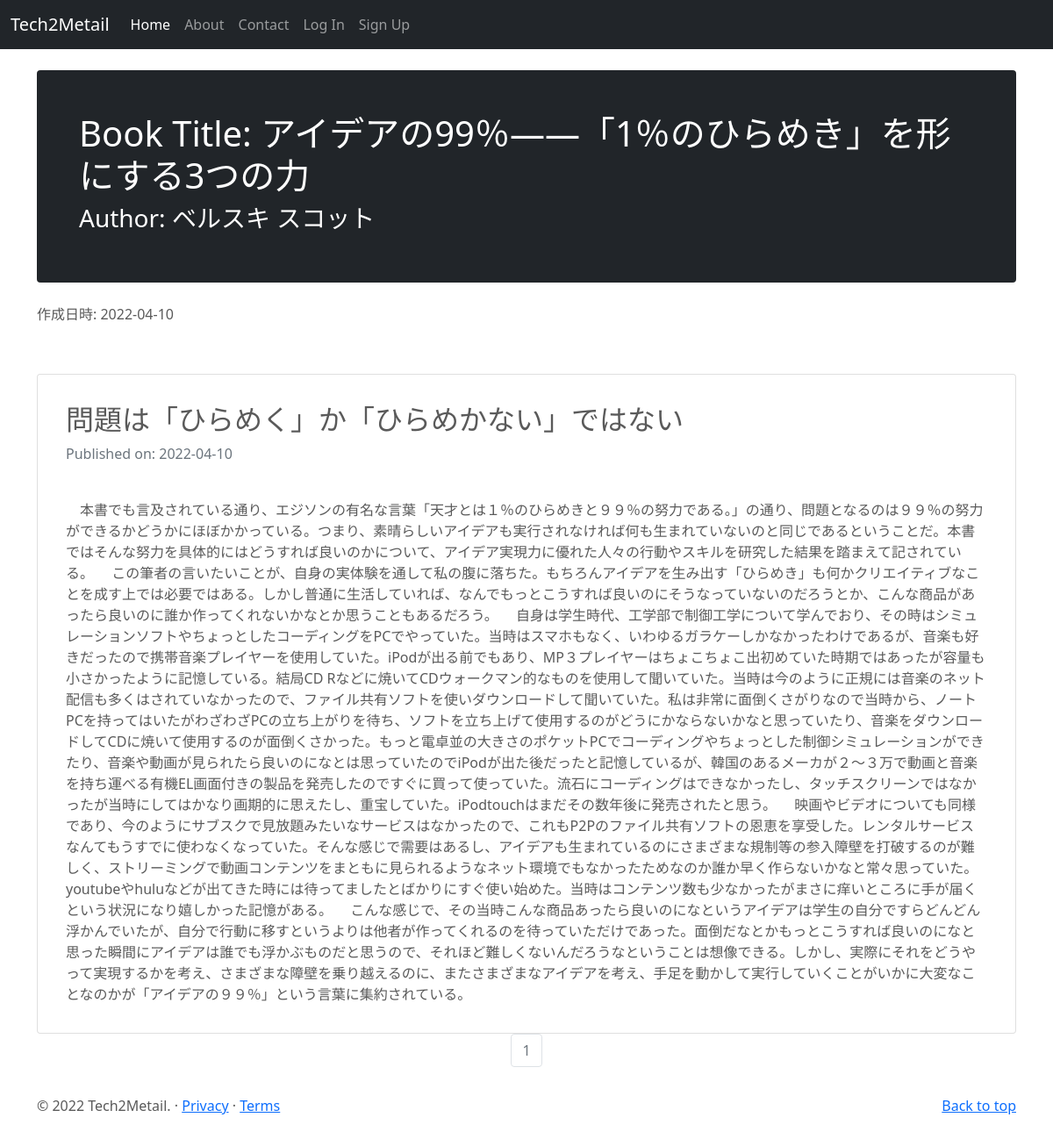
Page /books/29 on the committed database.
### tech2metailblog/models.py (models this page shows, shortened)
class Books(db.Model):
    __tablename__ = 'books'
    id = db.Column(db.Integer, primary_key = True)
    title = db.Column(db.String(50),unique=True, nullable=False)
    author = db.Column(db.String(50), nullable=False)
    published_by = db.Column(db.String(50), nullable=False)
    published_at = db.Column(db.Integer, nullable=False)
    img_link = db.Column(db.String(100))
    pur_link = db.Column(db.String(100))
    created_at = db.Column(db.DateTime)
    booksposts = db.relationship('BooksPost',backref='book',lazy=True)

class BooksPost(db.Model):
    users = db.relationship(User)
    books = db.relationship(Books)
    id = db.Column(db.Integer, primary_key=True)
    user_id = db.Column(db.Integer,db.ForeignKey('users.id'),nullable=False)
    book_id = db.Column(db.Integer,db.ForeignKey('books.id'),nullable=False)
    date = db.Column(db.DateTime,nullable=False,default=datetime.now(pytz.timezone('Asia/Tokyo')))
    title = db.Column(db.String(140),nullable=False)
    text = db.Column(db.Text,nullable=False)

### tech2metailblog/books/views.py (the view)
@books.route('/books/<int:book_id>', methods=['GET'])
def show_book(book_id):
    page = request.args.get('page',1,type=int)
    book = Books.query.get(book_id)
    hoges = BooksPost.query.filter_by(book_id=book_id).order_by(BooksPost.date.desc()).paginate(page=page,per_page=5)
    print(hoges)
    return render_template('books/show.html', book=book, hoges=hoges,admin_user=admin_user,page=page)

### tech2metailblog/templates/books/show.html (shortened to what this page needs)
{% extends "base.html" %}
{% block content %}
<div class="container">
    <div class="p-4 p-md-5 mb-4 text-white rounded bg-dark">
        <h1>Book Title: {{ book.title }}</h1>
        <h3>Author: {{ book.author }}</h3>
    </div>
作成日時: {{ book.created_at.strftime('%Y-%m-%d') }}
<br><br>
</div>
<div class="container" >
    {% if hoges.items %}
    {% for post in hoges.items %}
      <div class="card text-center">
          <div class="card-body text-start">
            <h2>{{post.title}}</h2>
            <p class='text-muted'>Published on: {{post.date.strftime("%Y-%m-%d")}}</p>
            <br>
            {{post.text}}
          </div>
      </div>
        {% endfor %}
    <nav aria-label='Page Navigation example'>
        <ul class="pagination justify-content-center">
            {% for page_num in hoges.iter_pages(left_edge=1,right_edge=1,left_current=1,right_current=2) %}
              {% if hoges.page == page_num %}
                <li class="page-item disabled">
                    <a href="{{url_for('books.show_book',page=page_num,book_id=book.id)}}" class="page-link">{{ page_num }}</a>
                </li>
              {% else %}
                <li class="page-item">
                    <a href="{{url_for('books.show_book',page=page_num,book_id=book.id)}}" class="page-link">{{ page_num }}</a>
                </li>
              {% endif %}
            {% endfor %}
        </ul>
    </nav>
    </div>
    {% else %}
    <div class="text-center">
    <h3>投稿記事がありません。</h3>
    </div>
    {% endif %}
{% endblock %}

### tech2metailblog/static/style.css (style rules this page uses)
body { padding-top: 3rem; padding-bottom: 3rem; color: #5a5a5a; }
.container { margin-top: 2rem; }
.text-center { text-align: center; }
.card-body { padding: 1em; margin: 1em; }

### rows in the picture
Books: title "アイデアの99％――「1％のひらめき」を形にする3つの力", author "ベルスキ スコット", created_at "2022-04-10"
BooksPost: title "問題は「ひらめく」か「ひらめかない」ではない", date "2022-04-10", text "本書でも言及されている通り、エジソンの有名な言葉「天才とは１％のひらめきと９９％の努力である。」の通り、問題となるのは９９％の努力ができるかどうかにほぼかかっている。つまり、素晴らしいアイデアも実行されなければ何も生まれていないのと同じであるということだ。本書ではそんな努力を具体的にはどうすれば良いのかについて、アイデア実現力に優れた人々の行動やスキルを研究した結果を踏まえて記されている。 この筆者の言いたいことが、自身の実体験を通して私の腹に落ちた。もちろんアイデアを生み出す「ひらめき」も何かクリエイティブなことを成す上では必要ではある。しかし普通に生活していれば、なんでもっとこうすれば良いのにそうなっていないのだろうとか、こんな商品があったら良いのに誰か作ってくれないかなとか思うこともあるだろう。 自身は学生時代、工学部で制御工学について学んでおり、その時はシミュレーションソフトやちょっとしたコーディングをPCでやっていた。当時はスマホもなく、いわゆるガラケーしかなかったわけであるが、音楽も好きだったので携帯音楽プレイヤーを使用していた。iPodが出る前でもあり、MP３プレイヤーはちょこちょこ出初めていた時期ではあったが容量も小さかったように記憶している。結局CD…"

### other values in the picture
{{ page_num }} "1"
